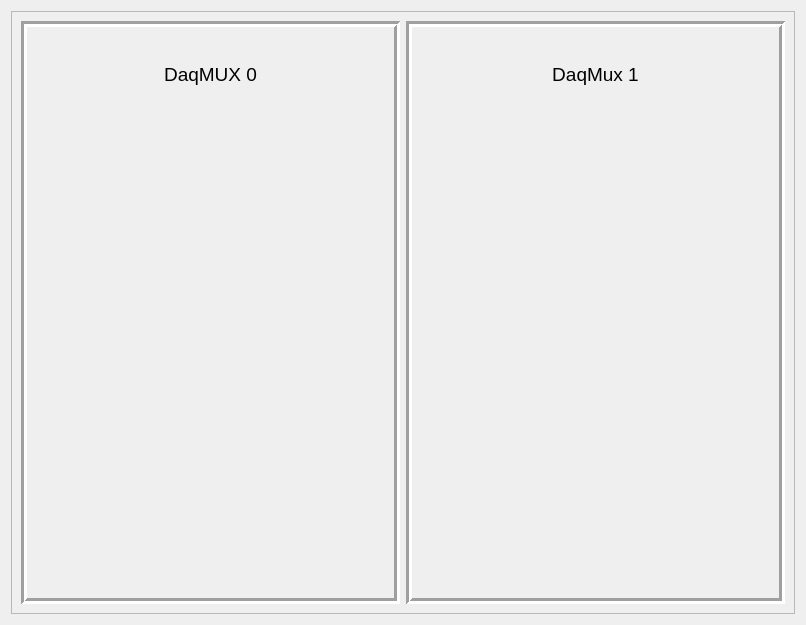
<?xml version="1.0" encoding="UTF-8"?>
<ui version="4.0">
 <class>Form</class>
 <widget class="QWidget" name="Form">
  <property name="geometry">
   <rect>
    <x>0</x>
    <y>0</y>
    <width>806</width>
    <height>625</height>
   </rect>
  </property>
  <property name="windowTitle">
   <string>Form</string>
  </property>
  <property name="styleSheet">
   <string notr="true">/* Background color of popup-list.*/ 
QComboBox QListView{
    background-color:white;
    border:1px solid gray;
}
/* Needed to complete the rule set. */
QComboBox::item:alternate {
    background: white;
}
/* Color of the selected list item. */
QComboBox::item:selected {
    border: 1px solid transparent;
    background:yellow;
}
/* Indicator will shine through the label text if you don't make it hidden. */
QComboBox::indicator{
    background-color:transparent;
    selection-background-color:transparent;
    color:transparent;
    selection-color:transparent;
}

QPushButton {
    background-color: rgb(182, 194, 198);
    border-color: rgb(182, 204, 212) rgb(82, 104, 112) rgb(82, 104, 112) rgb(182,204,212);
    border-style: outset;
    border-radius: 2px;
    border-width: 2px; 
    padding: 5px;
}
QPushButton:hover {
   background-color: rgb(154,170,176);
}
QPushButton:pressed {
    background-color: rgb(104,198,176);
    border-style: inset;
    border-width: 3px;
	border-color: rgb(32,86,73);
}
QPushButton:checked{
    background-color: rgb(104,198,176);
    border-style: inset;
    border-width: 3px;
	border-color: rgb(82, 104, 112)  rgb(182, 204, 212) rgb(182,204,212) rgb(82, 104, 112) ;
}
QLineEdit {
  background-color: rgb(218,223,230);
  border-color: rgb(66,77,96);
  border-style: inset;
  border-width: 2px 1px 1px 2px;
}
PyDMLabel {
  background-color: rgb(238,243,250);
  border-color: rgb(66,77,96);
}

 QTabWidget::pane {
    border: 1px solid black;
    background: white;
}

QTabWidget::tab-bar:top {
    top: 1px;
}

QTabWidget::tab-bar:bottom {
    bottom: 1px;
}

QTabWidget::tab-bar:left {
    right: 1px;
}

QTabWidget::tab-bar:right {
    left: 1px;
}

QTabBar::tab {
    border: 1px solid black;
}

QTabBar::tab:selected {
    background: rgb(220,229,236);
}

QTabBar::tab:!selected {
    background: rgb(132,165,190);
}

QTabBar::tab:!selected:hover {
    background: rgb(120,153,178);
}

QTabBar::tab:top:!selected {
    margin-top: 3px;
}

QTabBar::tab:bottom:!selected {
    margin-bottom: 3px;
}

QTabBar::tab:top, QTabBar::tab:bottom {
    min-width: 6ex;
    margin-right: -1px;
    padding: 4px 8px 4px 8px;
	border-radius: 2px;
}

QTabBar::tab:top:selected {
    border-bottom-color: none;
}

QTabBar::tab:bottom:selected {
    border-top-color: none;
}

QTabBar::tab:top:last, QTabBar::tab:bottom:last,
QTabBar::tab:top:only-one, QTabBar::tab:bottom:only-one {
    margin-right: 0;
}

QTabBar::tab:left:!selected {
    margin-right: 3px;
}

QTabBar::tab:right:!selected {
    margin-left: 3px;
}

QTabBar::tab:left, QTabBar::tab:right {
    min-height: 6ex;
    margin-bottom: -1px;
    padding: 8px 5px 8px 5px;
	border-radius: 2px;
}

QTabBar::tab:left:selected {
    border-left-color: none;
}

QTabBar::tab:right:selected {
    border-right-color: none;
}

QTabBar::tab:left:last, QTabBar::tab:right:last,
QTabBar::tab:left:only-one, QTabBar::tab:right:only-one {
    margin-bottom: 0;
}</string>
  </property>
  <layout class="QVBoxLayout" name="verticalLayout_3">
   <item>
    <widget class="QScrollArea" name="scrollArea">
     <property name="widgetResizable">
      <bool>true</bool>
     </property>
     <widget class="QWidget" name="scrollAreaWidgetContents">
      <property name="geometry">
       <rect>
        <x>0</x>
        <y>0</y>
        <width>790</width>
        <height>609</height>
       </rect>
      </property>
      <layout class="QHBoxLayout" name="horizontalLayout">
       <item>
        <widget class="QFrame" name="frame">
         <property name="frameShape">
          <enum>QFrame::Box</enum>
         </property>
         <property name="frameShadow">
          <enum>QFrame::Sunken</enum>
         </property>
         <property name="lineWidth">
          <number>3</number>
         </property>
         <layout class="QVBoxLayout" name="verticalLayout">
          <item>
           <widget class="QLabel" name="label">
            <property name="font">
             <font>
              <pointsize>14</pointsize>
             </font>
            </property>
            <property name="text">
             <string>DaqMUX 0</string>
            </property>
            <property name="alignment">
             <set>Qt::AlignCenter</set>
            </property>
           </widget>
          </item>
          <item>
           <widget class="PyDMEmbeddedDisplay" name="PyDMEmbeddedDisplay">
            <property name="sizePolicy">
             <sizepolicy hsizetype="Minimum" vsizetype="Minimum">
              <horstretch>0</horstretch>
              <verstretch>0</verstretch>
             </sizepolicy>
            </property>
            <property name="minimumSize">
             <size>
              <width>318</width>
              <height>470</height>
             </size>
            </property>
            <property name="toolTip">
             <string/>
            </property>
            <property name="macros" stdset="0">
             <string>{&quot;MUX&quot;:&quot;0&quot;, &quot;ENG&quot;:&quot;0&quot;}</string>
            </property>
            <property name="filename" stdset="0">
             <string>mux_setup.ui</string>
            </property>
           </widget>
          </item>
         </layout>
        </widget>
       </item>
       <item>
        <widget class="QFrame" name="frame_2">
         <property name="frameShape">
          <enum>QFrame::Box</enum>
         </property>
         <property name="frameShadow">
          <enum>QFrame::Sunken</enum>
         </property>
         <property name="lineWidth">
          <number>3</number>
         </property>
         <layout class="QVBoxLayout" name="verticalLayout_2">
          <item>
           <widget class="QLabel" name="label_2">
            <property name="font">
             <font>
              <pointsize>14</pointsize>
             </font>
            </property>
            <property name="text">
             <string>DaqMux 1</string>
            </property>
            <property name="alignment">
             <set>Qt::AlignCenter</set>
            </property>
           </widget>
          </item>
          <item>
           <widget class="PyDMEmbeddedDisplay" name="PyDMEmbeddedDisplay_2">
            <property name="sizePolicy">
             <sizepolicy hsizetype="Minimum" vsizetype="Minimum">
              <horstretch>0</horstretch>
              <verstretch>0</verstretch>
             </sizepolicy>
            </property>
            <property name="minimumSize">
             <size>
              <width>318</width>
              <height>470</height>
             </size>
            </property>
            <property name="toolTip">
             <string/>
            </property>
            <property name="macros" stdset="0">
             <string>{&quot;MUX&quot;:&quot;1&quot;, &quot;ENG&quot;:&quot;1&quot;}</string>
            </property>
            <property name="filename" stdset="0">
             <string>mux_setup.ui</string>
            </property>
           </widget>
          </item>
         </layout>
        </widget>
       </item>
      </layout>
     </widget>
    </widget>
   </item>
  </layout>
 </widget>
 <customwidgets>
  <customwidget>
   <class>PyDMEmbeddedDisplay</class>
   <extends>QFrame</extends>
   <header>pydm.widgets.embedded_display</header>
  </customwidget>
 </customwidgets>
 <resources/>
 <connections/>
</ui>
